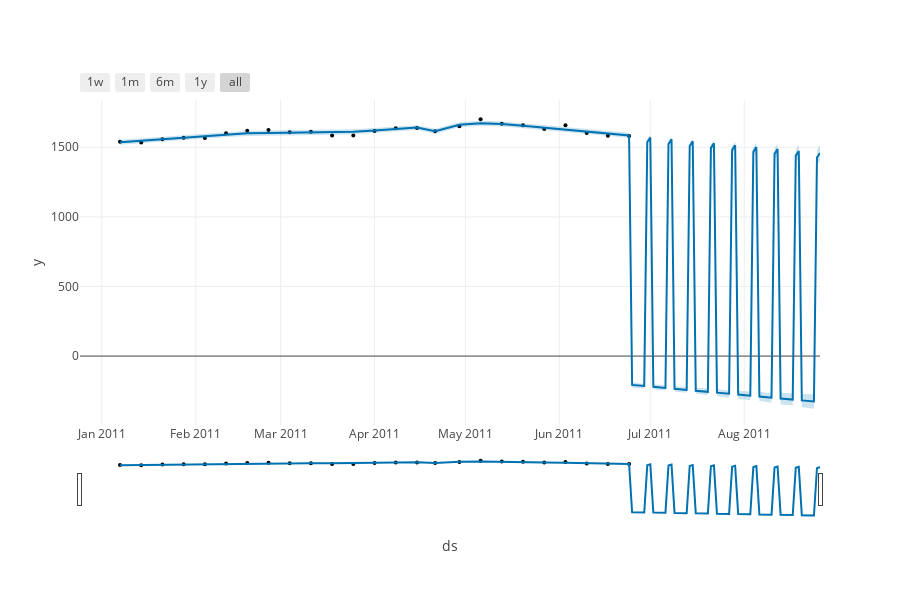

Notebook cell for this chart:
### Code cell
future = m.make_future_dataframe(periods=63)
forecast = m.predict(future)
forecast[['ds', 'yhat', 'yhat_lower', 'yhat_upper']].tail()

from fbprophet.plot import plot_plotly
import plotly.offline as py
py.init_notebook_mode()

fig = plot_plotly(m, forecast)  # This returns a plotly Figure
py.iplot(fig)
